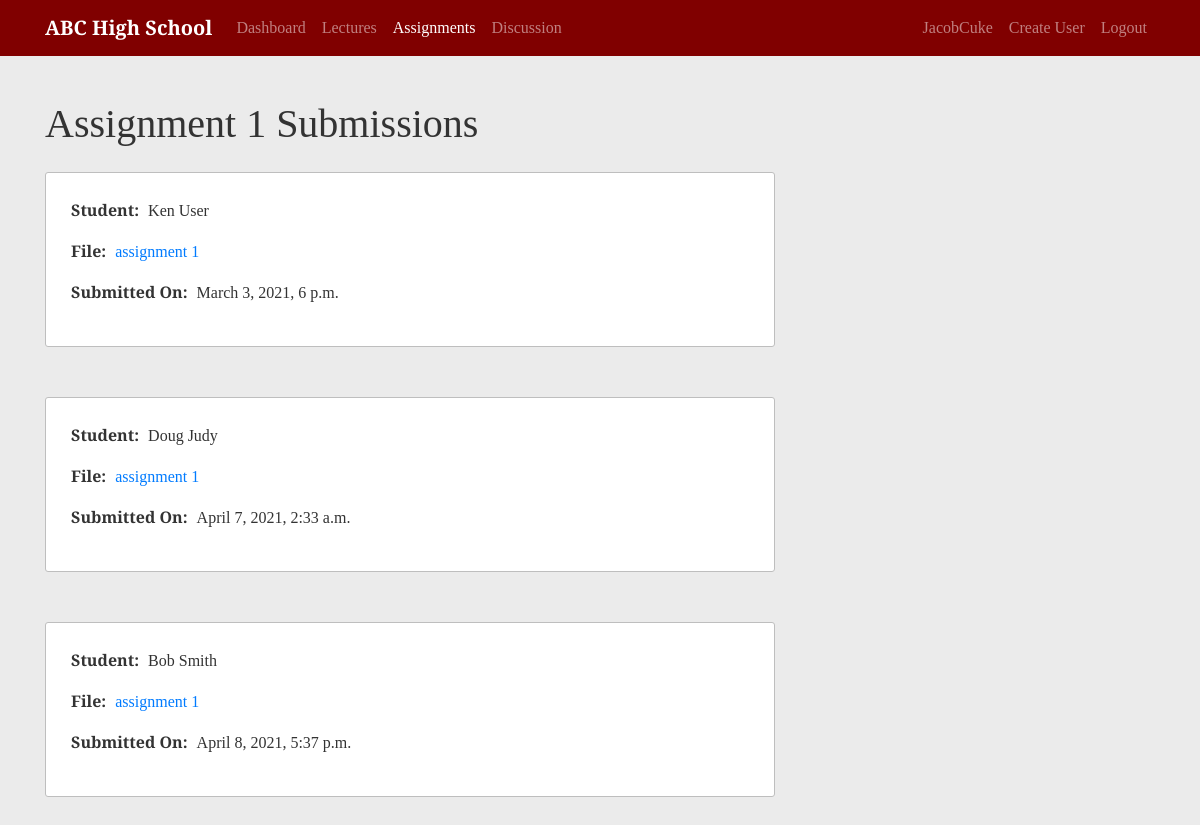
The page /course/1/assignments/1/submissions/ (signed in) on the database its author committed.
### school/models.py (models this page shows, shortened)
class Assignment(models.Model):
    course = models.ForeignKey(Course, on_delete=models.CASCADE)
    due_date = models.DateTimeField()
    assignment_number = models.PositiveIntegerField()
    content = models.FileField(upload_to='file_uploads', null=True)
    class Meta:
        unique_together = ['course', 'assignment_number']

class Submission(models.Model):
    GRADE_CHOICES = [
        ('A+', 'A+'),
        ('A', 'A'),
        ('A-', 'A-'),
        ('B+', 'B+'),
        ('B', 'B'),
        ('B-', 'B-'),
        ('C+', 'C+'),
        ('C', 'C'),
        ('C-', 'C-'),
        ('D+', 'D+'),
        ('D', 'D'),
        ('F', 'F')
    ]
    student = models.ForeignKey(Student, on_delete=models.CASCADE)
    assignment = models.ForeignKey(Assignment, on_delete=models.CASCADE)
    grade_report = models.CharField(max_length=2, choices=GRADE_CHOICES, blank=True)
    feedback = models.TextField(blank=True)
    submission_time = models.DateTimeField(default=timezone.now)
    content = models.FileField(upload_to='submissions', null=True)
    class Meta:
        unique_together = ['student', 'assignment']

### users/models.py (models this page shows, shortened)
class Student(models.Model):
    GRADE_TEN = '10'
    GRADE_ELEVEN = '11'
    GRADE_TWELVE = '12'
    YEAR_CHOICES = [
        (GRADE_TEN, '10th Grade'),
        (GRADE_ELEVEN, '11th Grade'),
        (GRADE_TWELVE, '12th Grade')
    ]
    user = models.OneToOneField(User, on_delete=models.CASCADE, primary_key=True)
    year = models.CharField(max_length=2, choices=YEAR_CHOICES)
    student_id_no = models.PositiveIntegerField(unique=True)

### school/views.py (the view)
# urls.py: path('course/<int:course_id>/assignments/<int:pk>/submissions/', SubmissionListView.as_view(), name='view-submission'),
class SubmissionListView(LoginRequiredMixin, UserPassesTestMixin, ListView):
    model = Submission
    template_name = 'school/submission.html'
    context_object_name = 'submissions'
    def get_queryset(self):
        user = self.request.user
        queryset = {}
        assignment = get_object_or_404(Assignment, id=self.kwargs.get('pk'))
        queryset['submission_list']= Submission.objects.filter(assignment=assignment)
        queryset['assignment'] = assignment
        return queryset
    def test_func(self):
        user = self.request.user
        course = get_object_or_404(Course, id=self.kwargs.get('course_id'))
        instructor = Instructor.objects.filter(user=user).first()
        if instructor:
            if course.instructor == instructor:
                return True
        if user.is_superuser:
            return True
        return False

### school/templates/school/submission.html (shortened to what this page needs)
{% extends "school/course.html" %}
{% block content %}
<h1 class="mb-4">Assignment {{submissions.assignment.assignment_number}} Submissions</h1>
    {% if not submissions.submission_list %}
        <p class="lead">There are no submissions at the moment</p>
        {% else %}
        {% for submission in submissions.submission_list %}
        <article class="content-section">
            <p>
                <span class="data-title">Student:</span>
                <span class="data-content">{{submission.student.user.first_name}} {{submission.student.user.last_name}}</span>
            </p>
            <p>
                <span class="data-title">File:</span>
                <a href="{{ submission.content.url }}">assignment {{submission.assignment.assignment_number}}</a>
            </p>
            <p>
                <span class="data-title">Submitted On:</span>
                <span class="data-content">{{submission.submission_time}}</span>
            </p>
        </article>
        {% endfor %}
    {% endif %}
{% endblock content %}

### school/templates/school/base.html (shortened to what this page needs)
{% load static %}
<!DOCTYPE html>
<html lang="en">
  <head>
    <link rel="stylesheet" href="https://stackpath.bootstrapcdn.com/bootstrap/4.3.1/css/bootstrap.min.css">
    <link rel="stylesheet" href="https://cdnjs.cloudflare.com/ajax/libs/datepicker/0.6.5/datepicker.min.css" />
    <link rel="stylesheet" href="{% static 'school/main.css' %}">
  </head>
  <body>
    <nav class="navbar navbar-expand-md navbar-dark fixed-top">
      <div class="container">
        <a class="navbar-brand" href="/">ABC High School</a>
        <div class="collapse navbar-collapse" id="navbarCollapse">
          <div class="navbar-nav mr-auto">
            {% if user.is_authenticated %}
              <a class="nav-item nav-link {% if request.resolver_match.url_name == 'user-dashboard' %}active{% endif %}" href="{% url 'home' %}">Dashboard</a>
            {% else %}
              <a class="nav-item nav-link {% if request.resolver_match.url_name == 'home' %}active{% endif %}" href="{% url 'home' %}">Home</a>
            {% endif %}
            {% block course_links %}{% endblock course_links %}
          </div>
          <div class="navbar-nav">
            {% if user.is_authenticated %}
              <a class="nav-item nav-link {% if request.resolver_match.url_name == 'profile' and user.username == kwargs.username %}active{% endif %}" href="{% url 'profile' user.username %}">{{ user }}</a>
              {% if user.is_superuser %}
                <a class="nav-item nav-link {% if "register" in request.resolver_match.url_name %}active{% endif %}" href="{% url 'register' %}">Create User</a>
              {% endif %}
              <a class="nav-item nav-link" href="{% url 'logout' %}">Logout</a>
            {% else %}
              <a class="nav-item nav-link {% if request.resolver_match.url_name == 'login' %}active{% endif %}" href="{% url 'login' %}">Sign In</a>
            {% endif %}
          </div>
        </div>
      </div>
    </nav>
    <div class="container main-body">
      {% block display %}{% endblock display %}
    </div>
  </body>
</html>

### school/static/school/main.css (style rules this page uses)
body { background: #ebebeb; color: #333333; margin-top: 5rem; font-family: 'Arvo', serif; }
.navbar { background-color: #800000; }
.navbar-brand { font-weight: 700; }
.main-body { margin-top: 100px; margin-bottom: 60px; }
.content-section { background-color:#ffffff; border: 1px solid #bebebe; border-radius: 3px; padding: 25px; margin-bottom: 50px; }
.data-title { font-weight: 700; margin-right: 5px; }
.data-content { display: inline-block; }

### rows shown on the page
Assignment: assignment.assignment_number "1"
Submission: student.user.first_name "Ken", student.user.last_name "User", assignment.assignment_number "1", submission_time "March 3, 2021, 6 p.m."
Submission: student.user.first_name "Doug", student.user.last_name "Judy", assignment.assignment_number "1", submission_time "April 7, 2021, 2:33 a.m."
Submission: student.user.first_name "Bob", student.user.last_name "Smith", assignment.assignment_number "1", submission_time "April 8, 2021, 5:37 p.m."

### other values the page prints
{{ user }} "JacobCuke"
